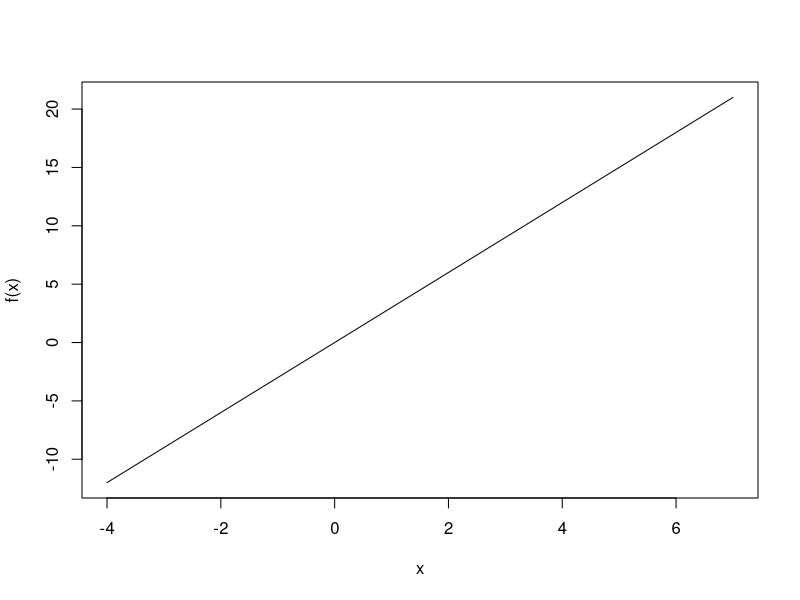

This chart was generated by the following R code:
## ---- chunk 1
knitr::opts_chunk$set(echo = TRUE)
## ---- chunk 2
f <- function(x){3*x}
x <- seq(-4,7,0.1)
plot(x,f(x), type = "l")
## ---- chunk 3
h <- function(x){sqrt(3-x)}
h(-4)
h(5)
## ---- chunk 4
w <- function(v){v^2 - 5*v -6}
w(-1)
w(-3)
w(6)
w(4)
## ---- chunk 5
f <- function(x){
  ifelse(x < -1, x^3, 
         ifelse( x == -1,NaN,
                 ifelse(x < 4, 0*x-2, 
                        sqrt(x))))
}
f(-10:10)
